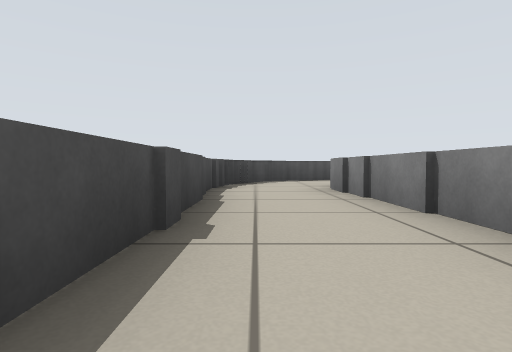
[1] (above)

24 first-person views from a walk through a robot-simulator world made for Stage. The camera is 0.39 m above the floor, tilts 2° down and sees 80° across. The lines on the ground mark 1 m squares. The floor is counted in squares, 1 m on a side. Each view is taken from the middle of a square. On the plan, view 1 faces up. The plan holds only what a view shows up to about 9 squares ahead; the rest is blank. The robots in the file are not drawn.

[2]
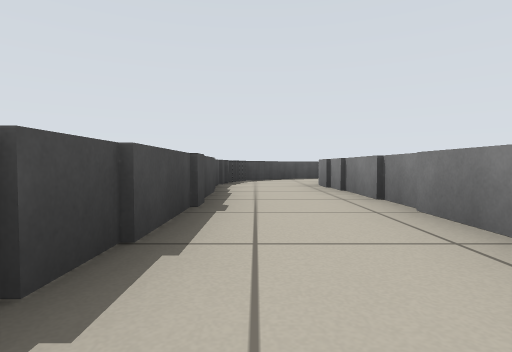

[3]
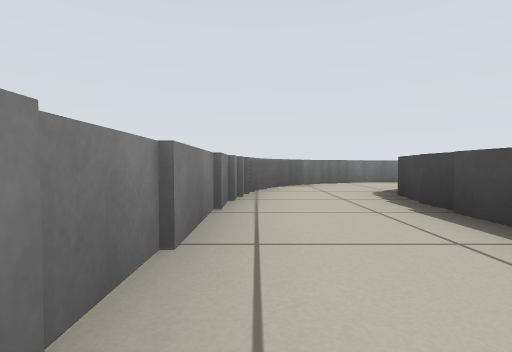

[4]
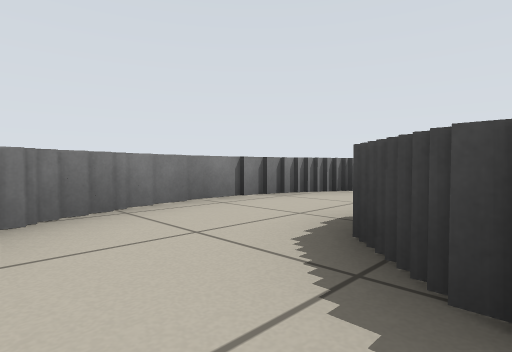

[5]
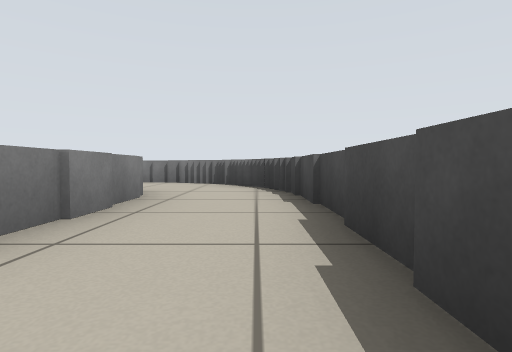

[6]
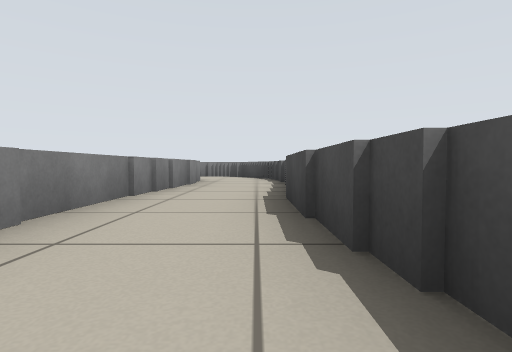

[7]
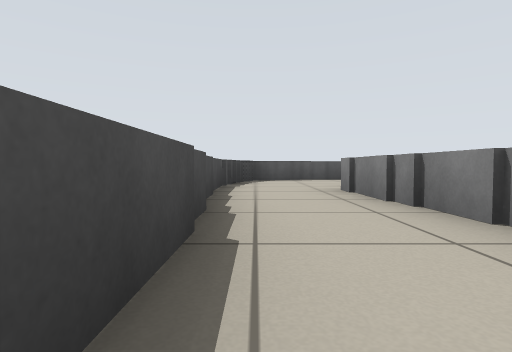

[8]
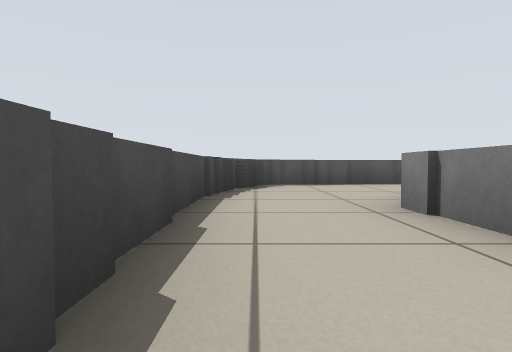

[9]
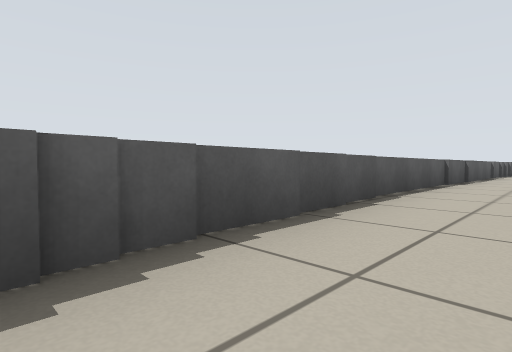

[10]
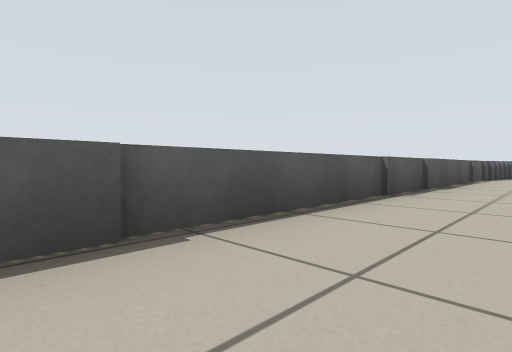

[11]
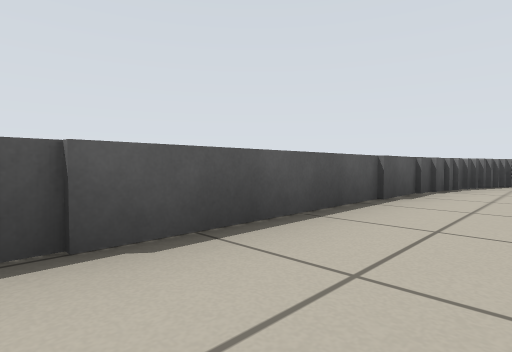

[12]
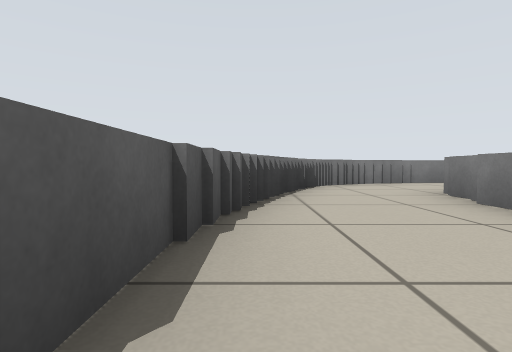

[13]
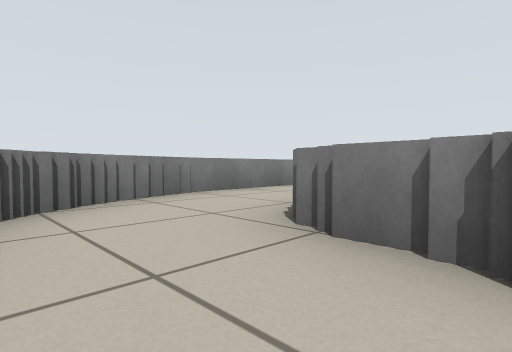

[14]
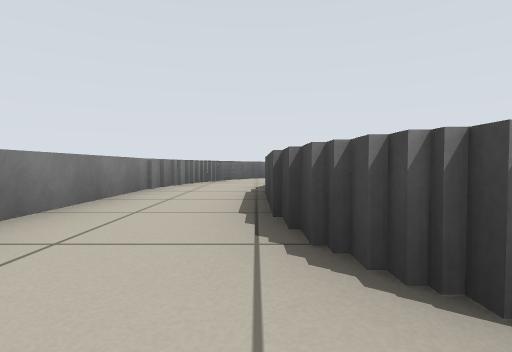

[15]
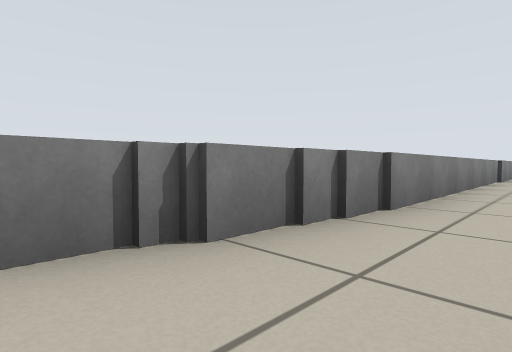

[16]
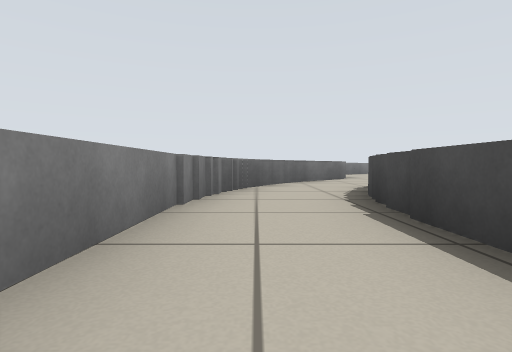

[17]
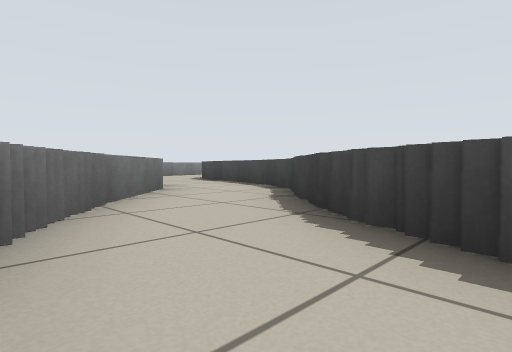

[18]
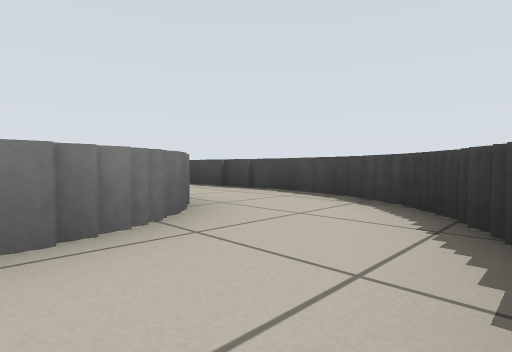

[19]
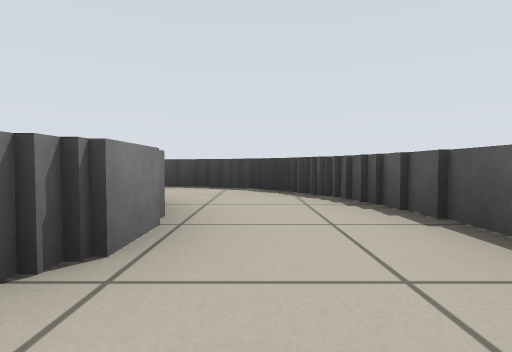

[20]
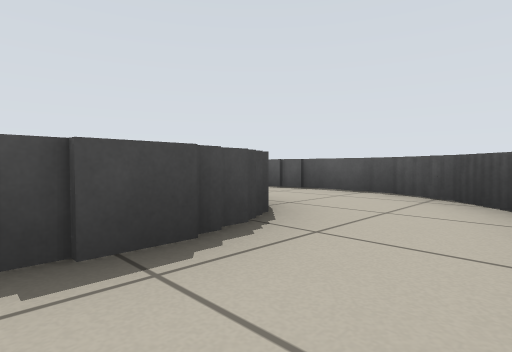

[21]
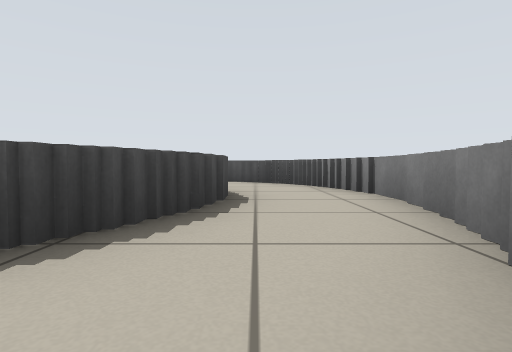

[22]
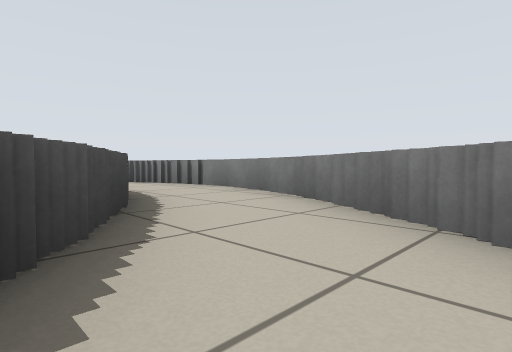

[23]
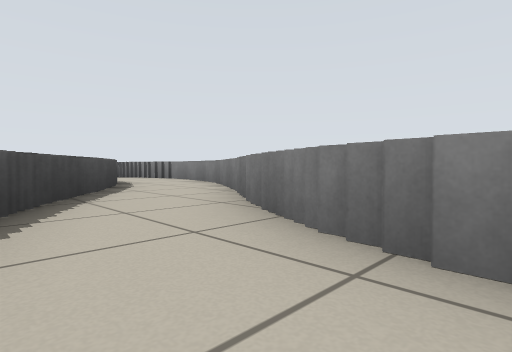

[24]
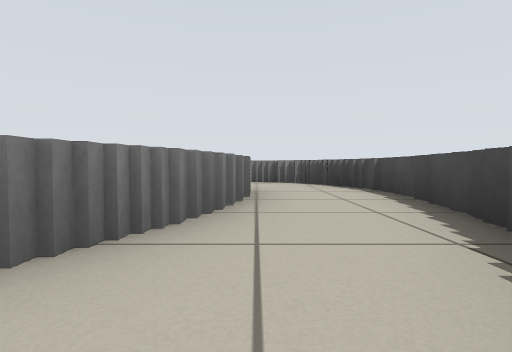

### Floor plan
Ten units are one square. View 1 is at (0, 0); x grows to the right and y downward. Boxes are objects, and circles mark ways between rooms. Rooms are numbered by the first view taken in them; rooms with no view inside come last. Other rooms are left out.
<svg viewBox="-60 -121 203 196">
<path fill="none" stroke="#000" d="M12 -42 12 -50M14 4 14 -44M-6 -64 -6 5M-2 -70 -2 -64M9 -75 4 -75M14 -80 9 -80M-10 6 -10 14M-15 37 -5 37M-6 34 0 34M-31 39 -14 39M-39 37 -30 37M-44 34 -38 34M12 10 12 4M1 -90 84 -90M-4 -114 -39 -114M30 -116 -4 -116M-38 -112 -48 -112M-55 -101 -55 -72M-55 -71 -55 -10M-36 -49 -36 -79M-34 -31 -34 -50M82 -88 101 -88M95 -114 29 -114M100 -112 94 -112M105 -110 99 -110M-55 -9 -55 16M-36 10 -36 -32M-51 27 -46 27M100 -85 112 -85M116 -80 116 -75M111 -107 105 -107M131 -90 131 -95M133 -86 133 -91M116 -36 116 -31M138 -30 138 -81M114 -30 114 -24M135 -24 135 -31M119 -76 119 -38M135 -80 135 -88M21 -63 40 -63M21 -81 12 -81M46 -84 20 -84M46 -55 46 -36M44 -38 44 -32M62 -60 62 -69M42 -34 42 -28M66 -34 66 -59M39 -29 39 -24M54 -80 49 -80M62 -22 62 -31M50 -81 45 -81M56 -12 56 -18M55 -9 55 -14M60 -16 60 -22M11 28 11 54M14 18 14 28M33 36 33 21M35 22 35 16M14 52 14 60M39 16 39 9M44 8 44 2M20 67 25 67M25 70 30 70M51 -1 51 -8"/>
<circle cx="0" cy="10" r="3" fill="#2a7"/>
<circle cx="10" cy="-70" r="3" fill="#2a7"/>
<circle cx="-40" cy="10" r="3" fill="#2a7"/>
<circle cx="110" cy="-100" r="3" fill="#2a7"/>
<circle cx="130" cy="-80" r="3" fill="#2a7"/>
<circle cx="50" cy="-70" r="3" fill="#2a7"/>
<circle cx="50" cy="-20" r="3" fill="#2a7"/>
<circle cx="40" cy="0" r="3" fill="#2a7"/>
<text x="10" y="-30">1</text>
<text x="-20" y="20">2</text>
<text x="0" y="-100">3</text>
<text x="110" y="-90">4</text>
<text x="130" y="-50">5</text>
<text x="30" y="-70">6</text>
<text x="50" y="-50">7</text>
<text x="40" y="-20">8</text>
<text x="20" y="30">9</text>
</svg>
Room 1 opens to room 2. Room 1 opens to room 6. Room 2 opens to room 3. Room 3 opens to room 4. Room 4 opens to room 5. Room 6 opens to room 7. Room 7 opens to room 8. Room 8 opens to room 9.

Where each view was taken, in squares from view 1:
view 1: 0 up, 0 right, facing up
view 2: 1 down, 0 right, facing up
view 3: 3 up, 1 right, facing down
view 4: 1 down, 0 right, facing down-left
view 5: 3 up, 5 left, facing down
view 6: 7 up, 5 left, facing down
view 7: 3 up, 5 left, facing up
view 8: 5 up, 5 left, facing up
view 9: 10 up, 4 left, facing up-right
view 10: 10 up, 1 left, facing up-right
view 11: 10 up, 4 right, facing up-right
view 12: 11 up, 7 right, facing right
view 13: 10 up, 10 right, facing down-right
view 14: 9 up, 12 right, facing down
view 15: 10 up, 11 right, facing down-left
view 16: 7 up, 13 right, facing down
view 17: 3 up, 13 right, facing down-left
view 18: 8 up, 3 right, facing down-left
view 19: 7 up, 5 right, facing left
view 20: 4 up, 6 right, facing up-left
view 21: 1 up, 5 right, facing up
view 22: 0 up, 3 right, facing up-right
view 23: 3 down, 2 right, facing up-right
view 24: 0 up, 3 right, facing down
